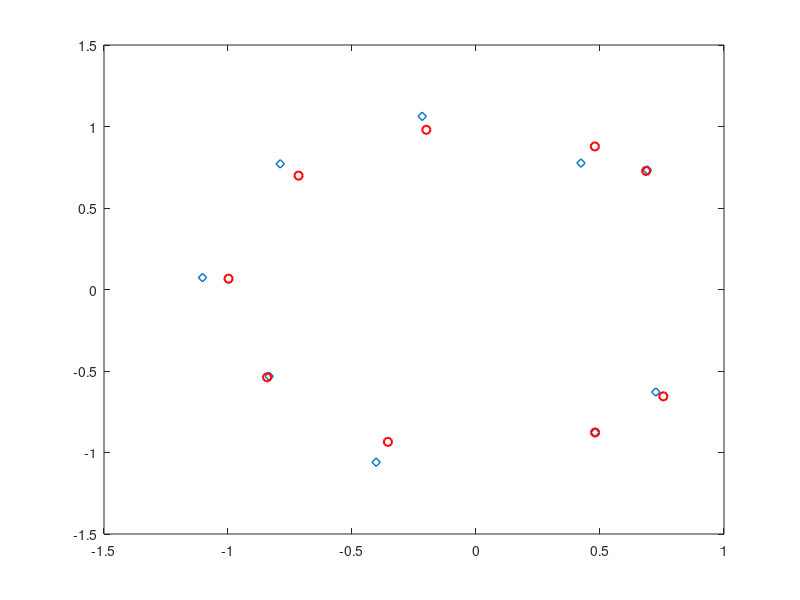

Recreate this plot in MATLAB. (Note: this script raises an error after producing the figure.)
%Array processing course basic code
clear
clc
close all
format shortG
rng(42)
%+++++ BEAMFORMING ++++++++++++++++++++++++++++++++++++++++++++++++++++++++
%----- Scenario -----
%Number of elements in the array
N = 10;
Ns = 1; % Monte Carlo Samples
roots_mpdr = zeros(Ns,N-1);

% k = logspace(1,2,30);
k = 1000;
[opt_arr,cbf_arr,mvdr_arr,mpdr_arr] = deal(zeros(Ns,length(k)));
[opt_arr1,cbf_arr1,mvdr_arr1,mpdr_arr1] = deal(zeros(Ns,length(k)));

i = 1;
%Inter-element spacing (in wavelength)
d = 0.5;
pos = d * (0:N-1)'; %positions of the antennas
%Mainlobe width
theta_3dB = 0.9/(N*d);
%White noise
sigma2 = 1;	%white noise power
%Interference
thetaj = [-20;15]/180*pi;	%angles of arrival	
INR = [20;20];			%interference to noise ratio (dB)
Pj = sigma2 * 10.^(INR/10);		%interference power
J = length(thetaj);
%Interference + noise covariance matrix
Aj = exp(1i*2*pi*pos*sin(thetaj'));	%interference steering matrix N|J
C = Aj*diag(Pj)*Aj' + sigma2*eye(N);	%interference + noise covariance matrix
%Signal of interest
thetas = 0/180*pi;	%angle of arrival
SNR = 0;            %signal to noise ratio (dB)
Ps = sigma2 * 10^(SNR/10);			%signal power
as = exp(1i*2*pi*pos*sin(thetas));	%steering vector
%Total covariance matrix (signal + interference + noise)
R = Ps*(as*as') + C;

while i <= length(k)
%----- Natural beampattern -----
% %Weight vector (all weights equal to 1/N)
w = ones(N,1); 
w = w/(ones(1,N)*w);  
%Diagram
tab_theta = (-90:0.5:90)/180*pi;        %Angles where to evaluate beampattern
A = exp(1i*2*pi*pos*sin(tab_theta));    %Steering matrix: each column is a(theta)
G = 20*log10(abs(w'*A));        %beampattern (power in dB)



%----- CONVENTIONAL AND OPTIMAL BEAMFORMERS -----
%Looked direction
theta0 = 0/180*pi;
a0 = exp(1i*2*pi*pos*sin(theta0));
%Conventional beamformer
w_CBF = a0; 
w_CBF = w_CBF/(a0'*w_CBF);
G_CBF = 20*log10(abs(w_CBF'*A));        %beampattern (power in dB)
SINR_CBF = Ps*(abs(w_CBF'*as)^2)/(abs(w_CBF'*C*w_CBF)); %SINR
cbf_arr(i) = SINR_CBF;
A_WN_CBF = 1/(norm(w_CBF)^2);   %White noise array gain
%Optimal beamformer
w_opt = (C\as); 
w_opt = w_opt/(as'*w_opt);
G_opt = 20*log10(abs(w_opt'*A));
SINR_opt = Ps*(abs(w_opt'*as)^2)/(abs(w_opt'*C*w_opt));
opt_arr(i) = SINR_opt;
A_WN_opt = 1/(norm(w_opt)^2);

%----- ADAPTIVE BEAMFORMING WITH ESTIMATED COVARIANCE MATRICES -----
%Number of snapshots
K = round(k(i));
sample = 1;
while sample <= Ns
%Signal
S = sqrt(Ps/2) * as * (randn(1,K)+1i*randn(1,K));
%Interference + noise
IN = Aj * diag(sqrt(Pj/2)) * (randn(J,K)+1i*randn(J,K));
NOISE = sqrt(sigma2/2)*(randn(N,K)+1i*randn(N,K));
%MVDR-SMI
Y_MVDR = IN + NOISE;
C_hat = (Y_MVDR*Y_MVDR')/K;
w_MVDR_SMI = (C_hat\a0);
w_MVDR_SMI = w_MVDR_SMI / (a0'*w_MVDR_SMI);
G_MVDR_SMI = 20*log10(abs(w_MVDR_SMI'*A));
SINR_MVDR_SMI = Ps*(abs(w_MVDR_SMI'*as)^2)/(abs(w_MVDR_SMI'*C*w_MVDR_SMI));
mvdr_arr(sample,i) = SINR_MVDR_SMI;
A_WN_MVDR_SMI = 1 / (norm(w_MVDR_SMI)^2);
%MPDR-SMI
Y_MPDR = S + IN + NOISE;
R_hat = (Y_MPDR*Y_MPDR')/K;
w_MPDR_SMI = (R_hat\a0);
w_MPDR_SMI = w_MPDR_SMI / (a0'*w_MPDR_SMI);

%%% UNIT CIRCLE RECTIFIED MPDR
xi_n = roots(w_MPDR_SMI);
roots_mpdr(sample,:) = xi_n;

% Initialize variables
arg_xi_n = angle(xi_n);
omega_n = zeros(size(xi_n));

for i = 1:length(xi_n)
    if abs(arg_xi_n(i) - pi*theta0) < 2*pi/N
        omega_n(i) = sign(arg_xi_n(i))*2*pi/N;
    else
        omega_n(i) = angle(exp(1j*arg_xi_n(i)));
    end
    xi_n(i) = exp(1j*omega_n(i));
end
c_n = poly(xi_n).';
w_MPDR_SMI_UC = c_n/abs(c_n'*a0);


G_MPDR_SMI = 20*log10(abs(w_MPDR_SMI'*A));
SINR_MPDR_SMI = Ps*(abs(w_MPDR_SMI'*as)^2)/(abs(w_MPDR_SMI'*C*w_MPDR_SMI));
mpdr_arr(sample,i) = SINR_MPDR_SMI;
A_WN_MPDR_SMI = 1 / (norm(w_MPDR_SMI)^2);
A_WN_CBF = 1 / (norm(w_CBF)^2);
A_WN_opt = 1 / (norm(w_opt)^2);

mvdr_arr1(sample,i) = A_WN_MVDR_SMI;
opt_arr1(sample,i) = A_WN_opt;
cbf_arr1(sample,i) = A_WN_CBF;
mpdr_arr1(sample,i) = A_WN_MPDR_SMI;
sample=sample+1;
end
i = i + 1;
end

figure
plot(roots_mpdr,'d','LineWidth',1)
hold on
plot(xi_n,'ro','LineWidth',1.5)
hold on
fplot(@(t) sin(t), @(t) cos(t),'k');
grid on
axis equal
xlim([-1.5 1.5])
ylim([-1.5 1.5])
legend('Original Zeroes','Unit Circle Rectified')
title('Unit Circle and zeros of array polynomial')



%+++++ BEAMFORMING ++++++++++++++++++++++++++++++++++++++++++++++++++++++++
%----- Scenario -----
%Number of elements in the array
N = 10;
Ns = 1000; % Monte Carlo Samples
roots_mpdr = zeros(Ns,N-1);

% k = logspace(1,2,30);
k = 1000;
[opt_arr,cbf_arr,mvdr_arr,mpdr_arr] = deal(zeros(Ns,length(k)));
[opt_arr1,cbf_arr1,mvdr_arr1,mpdr_arr1] = deal(zeros(Ns,length(k)));

i = 1;
%Inter-element spacing (in wavelength)
d = 0.5;
pos = d * (0:N-1)'; %positions of the antennas
%Mainlobe width
theta_3dB = 0.9/(N*d);
%White noise
sigma2 = 1;	%white noise power
%Interference
thetaj = [-20;15]/180*pi;	%angles of arrival	
INR = [20;20];			%interference to noise ratio (dB)
Pj = sigma2 * 10.^(INR/10);		%interference power
J = length(thetaj);
%Interference + noise covariance matrix
Aj = exp(1i*2*pi*pos*sin(thetaj'));	%interference steering matrix N|J
C = Aj*diag(Pj)*Aj' + sigma2*eye(N);	%interference + noise covariance matrix
%Signal of interest
thetas = 0/180*pi;	%angle of arrival
SNR = 0;            %signal to noise ratio (dB)
Ps = sigma2 * 10^(SNR/10);			%signal power
as = exp(1i*2*pi*pos*sin(thetas));	%steering vector
%Total covariance matrix (signal + interference + noise)
R = Ps*(as*as') + C;

while i <= length(k)
%----- Natural beampattern -----
% %Weight vector (all weights equal to 1/N)
w = ones(N,1); 
w = w/(ones(1,N)*w);  
%Diagram
tab_theta = (-90:0.5:90)/180*pi;        %Angles where to evaluate beampattern
A = exp(1i*2*pi*pos*sin(tab_theta));    %Steering matrix: each column is a(theta)
G = 20*log10(abs(w'*A));        %beampattern (power in dB)



%----- CONVENTIONAL AND OPTIMAL BEAMFORMERS -----
%Looked direction
theta0 = 0/180*pi;
a0 = exp(1i*2*pi*pos*sin(theta0));
%Conventional beamformer
w_CBF = a0; 
w_CBF = w_CBF/(a0'*w_CBF);
G_CBF = 20*log10(abs(w_CBF'*A));        %beampattern (power in dB)
SINR_CBF = Ps*(abs(w_CBF'*as)^2)/(abs(w_CBF'*C*w_CBF)); %SINR
cbf_arr(i) = SINR_CBF;
A_WN_CBF = 1/(norm(w_CBF)^2);   %White noise array gain
%Optimal beamformer
w_opt = (C\as); 
w_opt = w_opt/(as'*w_opt);
G_opt = 20*log10(abs(w_opt'*A));
SINR_opt = Ps*(abs(w_opt'*as)^2)/(abs(w_opt'*C*w_opt));
opt_arr(i) = SINR_opt;
A_WN_opt = 1/(norm(w_opt)^2);

%----- ADAPTIVE BEAMFORMING WITH ESTIMATED COVARIANCE MATRICES -----
%Number of snapshots
K = round(k(i));
sample = 1;
while sample <= Ns
%Signal
S = sqrt(Ps/2) * as * (randn(1,K)+1i*randn(1,K));
%Interference + noise
IN = Aj * diag(sqrt(Pj/2)) * (randn(J,K)+1i*randn(J,K));
NOISE = sqrt(sigma2/2)*(randn(N,K)+1i*randn(N,K));
%MVDR-SMI
Y_MVDR = IN + NOISE;
C_hat = (Y_MVDR*Y_MVDR')/K;
w_MVDR_SMI = (C_hat\a0);
w_MVDR_SMI = w_MVDR_SMI / (a0'*w_MVDR_SMI);
G_MVDR_SMI = 20*log10(abs(w_MVDR_SMI'*A));
SINR_MVDR_SMI = Ps*(abs(w_MVDR_SMI'*as)^2)/(abs(w_MVDR_SMI'*C*w_MVDR_SMI));
mvdr_arr(sample,i) = SINR_MVDR_SMI;
A_WN_MVDR_SMI = 1 / (norm(w_MVDR_SMI)^2);
%MPDR-SMI
Y_MPDR = S + IN + NOISE;
R_hat = (Y_MPDR*Y_MPDR')/K;
w_MPDR_SMI = (R_hat\a0);
w_MPDR_SMI = w_MPDR_SMI / (a0'*w_MPDR_SMI);

%%% UNIT CIRCLE RECTIFIED MPDR
xi_n = roots(w_MPDR_SMI);
roots_mpdr(sample,:) = xi_n;



G_MPDR_SMI = 20*log10(abs(w_MPDR_SMI'*A));
SINR_MPDR_SMI = Ps*(abs(w_MPDR_SMI'*as)^2)/(abs(w_MPDR_SMI'*C*w_MPDR_SMI));
mpdr_arr(sample,i) = SINR_MPDR_SMI;
A_WN_MPDR_SMI = 1 / (norm(w_MPDR_SMI)^2);
A_WN_CBF = 1 / (norm(w_CBF)^2);
A_WN_opt = 1 / (norm(w_opt)^2);

mvdr_arr1(sample,i) = A_WN_MVDR_SMI;
opt_arr1(sample,i) = A_WN_opt;
cbf_arr1(sample,i) = A_WN_CBF;
mpdr_arr1(sample,i) = A_WN_MPDR_SMI;
sample=sample+1;
end
i = i + 1;
end

figure
plot(roots_mpdr,'r.','LineWidth',1)
hold on
fplot(@(t) sin(t), @(t) cos(t),'k');
grid on
axis equal
xlim([-1.5 1.5])
ylim([-1.5 1.5])
legend('Sampled Zeroes')
title('Unit Circle and zeros of array polynomial')